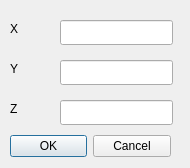
<?xml version="1.0" encoding="UTF-8"?>
<ui version="4.0">
 <class>Dialog</class>
 <widget class="QDialog" name="Dialog">
  <property name="geometry">
   <rect>
    <x>0</x>
    <y>0</y>
    <width>190</width>
    <height>168</height>
   </rect>
  </property>
  <property name="windowTitle">
   <string>Dialog</string>
  </property>
  <widget class="QDialogButtonBox" name="buttonBox">
   <property name="geometry">
    <rect>
     <x>10</x>
     <y>130</y>
     <width>161</width>
     <height>32</height>
    </rect>
   </property>
   <property name="orientation">
    <enum>Qt::Horizontal</enum>
   </property>
   <property name="standardButtons">
    <set>QDialogButtonBox::Cancel|QDialogButtonBox::Ok</set>
   </property>
  </widget>
  <widget class="QLabel" name="label_16">
   <property name="geometry">
    <rect>
     <x>10</x>
     <y>60</y>
     <width>51</width>
     <height>17</height>
    </rect>
   </property>
   <property name="text">
    <string>Y</string>
   </property>
  </widget>
  <widget class="QLabel" name="label_12">
   <property name="geometry">
    <rect>
     <x>10</x>
     <y>20</y>
     <width>51</width>
     <height>17</height>
    </rect>
   </property>
   <property name="text">
    <string>X</string>
   </property>
  </widget>
  <widget class="QLineEdit" name="rotY">
   <property name="geometry">
    <rect>
     <x>60</x>
     <y>60</y>
     <width>113</width>
     <height>25</height>
    </rect>
   </property>
  </widget>
  <widget class="QLineEdit" name="rotX">
   <property name="geometry">
    <rect>
     <x>60</x>
     <y>20</y>
     <width>113</width>
     <height>25</height>
    </rect>
   </property>
  </widget>
  <widget class="QLabel" name="label_17">
   <property name="geometry">
    <rect>
     <x>10</x>
     <y>100</y>
     <width>51</width>
     <height>17</height>
    </rect>
   </property>
   <property name="text">
    <string>Z</string>
   </property>
  </widget>
  <widget class="QLineEdit" name="rotZ">
   <property name="geometry">
    <rect>
     <x>60</x>
     <y>100</y>
     <width>113</width>
     <height>25</height>
    </rect>
   </property>
  </widget>
 </widget>
 <resources/>
 <connections>
  <connection>
   <sender>buttonBox</sender>
   <signal>accepted()</signal>
   <receiver>Dialog</receiver>
   <slot>accept()</slot>
   <hints>
    <hint type="sourcelabel">
     <x>248</x>
     <y>254</y>
    </hint>
    <hint type="destinationlabel">
     <x>157</x>
     <y>274</y>
    </hint>
   </hints>
  </connection>
  <connection>
   <sender>buttonBox</sender>
   <signal>rejected()</signal>
   <receiver>Dialog</receiver>
   <slot>reject()</slot>
   <hints>
    <hint type="sourcelabel">
     <x>316</x>
     <y>260</y>
    </hint>
    <hint type="destinationlabel">
     <x>286</x>
     <y>274</y>
    </hint>
   </hints>
  </connection>
 </connections>
</ui>
